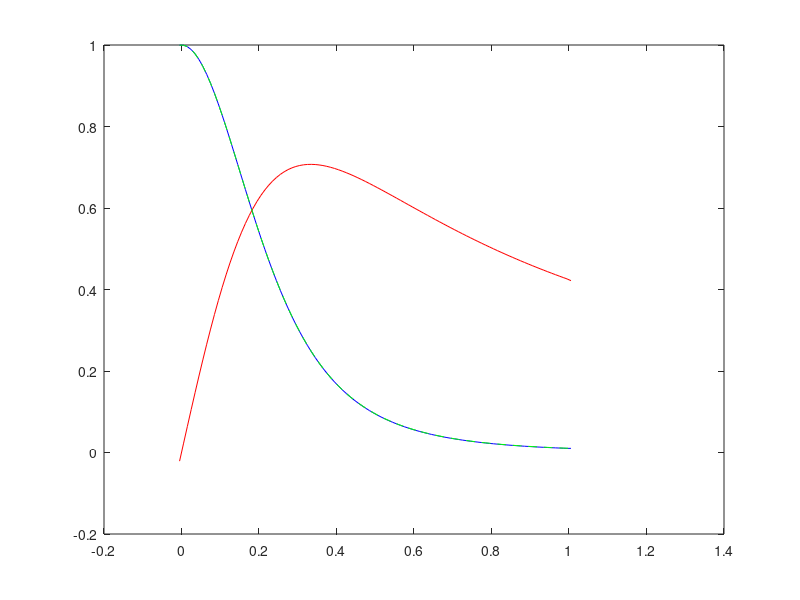
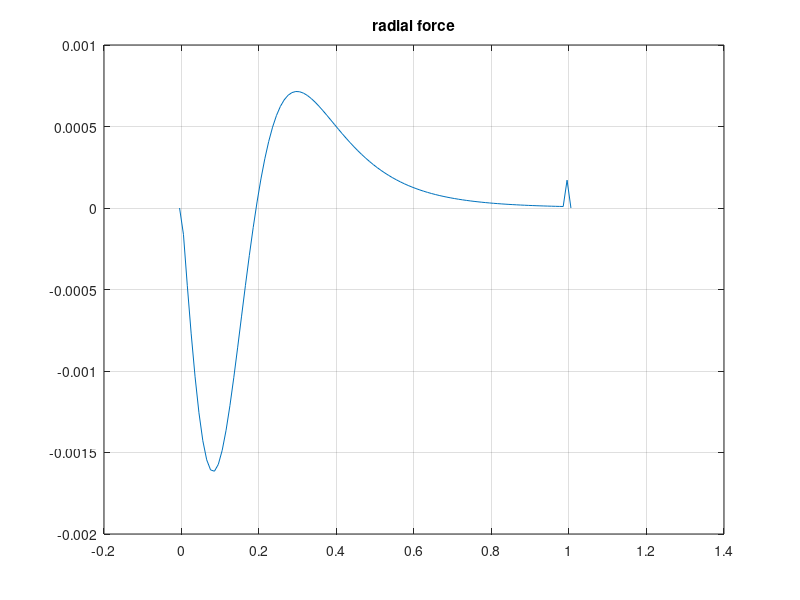

Source code (MATLAB) for these figures, in order:
%%%%%%%%%%%%%%%%%%%%
%%%
%%%    d(P+B^2/2)/dr + B^2/r  = 0
%%%    or 
%%%    d(rP)/r - P/r + d(rB)/dr/r*B = 0;
%%%
%%%%%%%%%%%%%%%%%%%%
clear all;

nr = 100;
R  = 1;
a  = R/3;
dr = R/nr;

rcc = -dr/2:dr:R+dr/2;
rce = rcc(1:end-1)+dr/2;
%rcc = abs(rcc);

x = rcc/a;
P = 1./(1+x.^2).^2;
B = sqrt(2)*x./(1+x.^2);
P(end) = P(end-1);
%P(end) = 0.010185410965725;
B(end) = B(end-1)*rcc(end-1)/rcc(end);
%P(end) = 2*P(end-1) - P(end-2);
%B(end) = 2*B(end-1) - B(end-2);
%P(end) = 3*(P(end-1) - P(end-2)) + P(end-3);
%B(end) = 3*(B(end-1) - B(end-2)) + B(end-3);

dPdr = -4*x./(1+x.^2).^3/a;
dB2over2dr = (-4*x.^3./(1+x.^2).^3+2*x./(1+x.^2).^2)/a;

figure(1); plot(rcc,P,'b');
hold on; plot(rcc,B,'r');


%%%   calculate numerical force balance using C2
%
f = P;
g = rcc.*P;
h = rcc.*B;
dPdr = zeros(size(rcc));
dhdr = zeros(size(rcc));
Jcc =  zeros(size(rcc));

for i=2:length(rcc)-1
    dPdr(i) = (P(i+1)-P(i-1))/2/dr;
    Jcc(i)  = (h(i+1)-h(i-1))/2/dr/rcc(i);  
end
%P(end) = P(end-2)-Jcc(end-1)*B(end-1)*2*dr;

Fr0 = -(dPdr + Jcc.*B);
Fr0(1) = 0;
Fr0(end) = 0;

figure(3); hold on; plot(rcc,Fr0); box on; grid on;
title('radial force');

%hold on; plot(rcc,Fr0./P);
%figure(3); hold on; plot(rcc,Fr1,'rx');
%figure(2); hold on; plot(rcc,dfdr);
%hold on; plot(rcc,dB2over2dr,'r--');
%hold on; plot(rcc,dPdr,'r--');
%hold on; plot(rcc,dPdr+dB2over2dr,'r--');



%%%   calculate Pressure s.t force balance exactly at cell-edges
%
Jce = zeros(size(rce));
Bce = zeros(size(rce));
Ptest = zeros(size(rcc));
Ptest(1:2) = P(1:2);

for i=2:length(rcc)
   Jce(i-1) = (rcc(i)*B(i) - rcc(i-1)*B(i-1))/dr/rce(i-1);
   Bce(i-1) = (B(i)+B(i-1))/2.0;
end
Jce(1) = sqrt(2)*2/a;

for i=3:length(rcc)-1
    Ptest(i) = Ptest(i-1) - Jce(i-1)*Bce(i-1)*dr;
end
Ptest(end)=Ptest(end-1);


figure(1); hold on; plot(rcc,Ptest,'g--');


%%%   recalculate force balance using Ptest
%
dPtestdr = zeros(size(rcc));
dPtestdrce = zeros(size(rce));
Jcc = zeros(size(rcc));
for i=2:length(rcc)-1
    dPtestdr(i) = (Ptest(i+1)-Ptest(i-1))/2/dr;  
    dPtestdrce(i) = (Ptest(i+1)-Ptest(i))/dr;  
    Jcc(i) = (Jce(i)+Jce(i-1))/2.0;
end
Jcc(end) = Jce(end);
%dPtestdrce(1) = 0;

FrTestce = dPtestdrce + Jce.*Bce;
%FrTest = dPtestdr + Jcc.*B;
FrTest = dPdr + Jcc.*B;

%figure(3); hold on; plot(rce,FrTestce,'g');
%figure(3); hold on; plot(rcc,FrTest,'r--');


